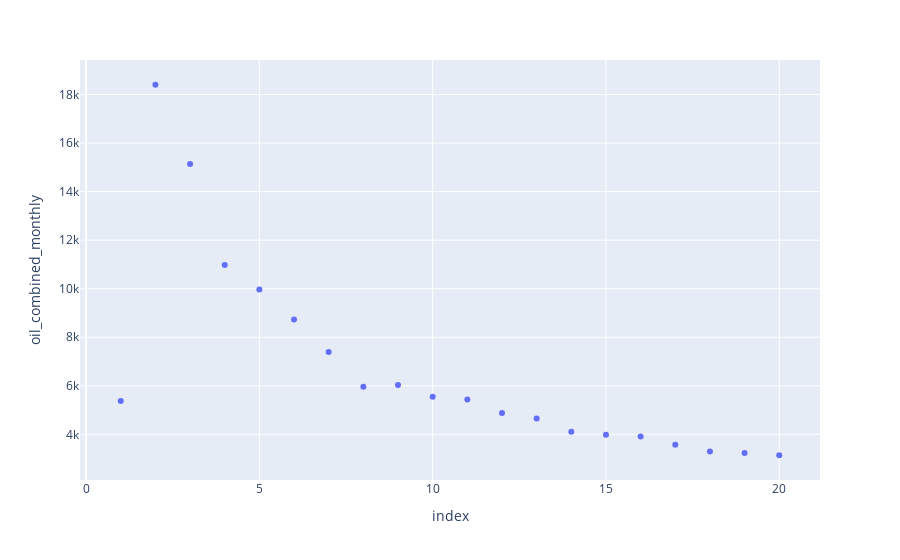

The cell this chart's notebook holds for it:
### Code cell
import plotly.express as px
fig = px.scatter(prod_avg.head(20), x='index', y='oil_combined_monthly')
fig.show()

### Figure 1 — Plotly figure (JSON) as saved in the notebook; plotly's stock layout.template omitted (floating-point values rounded to 4 significant figures)
{"data": [{"hovertemplate": "index=%{x}<br>oil_combined_monthly=%{y}<extra></extra>", "legendgroup": "", "marker": {"color": "#636efa", "symbol": "circle"}, "mode": "markers", "name": "", "orientation": "v", "showlegend": false, "type": "scatter", "x": [1, 2, 3, 4, 5, 6, 7, 8, 9, 10, 11, 12, 13, 14, 15, 16, 17, 18, 19, 20], "xaxis": "x", "y": [5372.0, 18400.0, 15140.0, 10980.0, 9964.0, 8728.0, 7394.0, 5963.0, 6035.0, 5550.0, 5431.0, 4884.0, 4651.0, 4110.0, 3983.0, 3908.0, 3567.0, 3292.0, 3234.0, 3139.0], "yaxis": "y"}], "layout": {"legend": {"tracegroupgap": 0}, "margin": {"t": 60}, "xaxis": {"anchor": "y", "domain": [0, 1], "title": {"text": "index"}}, "yaxis": {"anchor": "x", "domain": [0, 1], "title": {"text": "oil_combined_monthly"}}}}
